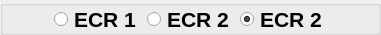
     <widget class="QGroupBox" name="groupBox">
      <property name="sizePolicy">
       <sizepolicy hsizetype="Expanding" vsizetype="Preferred">
        <horstretch>0</horstretch>
        <verstretch>0</verstretch>
       </sizepolicy>
      </property>
      <property name="minimumSize">
       <size>
        <width>0</width>
        <height>35</height>
       </size>
      </property>
      <property name="maximumSize">
       <size>
        <width>16777215</width>
        <height>35</height>
       </size>
      </property>
      <property name="title">
       <string notr="true"/>
      </property>
      <property name="alignment">
       <set>Qt::AlignLeading|Qt::AlignLeft|Qt::AlignTop</set>
      </property>
      <property name="flat">
       <bool>false</bool>
      </property>
      <property name="checkable">
       <bool>false</bool>
      </property>
      <property name="checked">
       <bool>false</bool>
      </property>
      <layout class="QHBoxLayout" name="horizontalLayout">
       <property name="topMargin">
        <number>0</number>
       </property>
       <property name="bottomMargin">
        <number>0</number>
       </property>
       <item>
        <spacer name="horizontalSpacer_2">
         <property name="orientation">
          <enum>Qt::Horizontal</enum>
         </property>
         <property name="sizeHint" stdset="0">
          <size>
           <width>40</width>
           <height>20</height>
          </size>
         </property>
        </spacer>
       </item>
       <item>
        <widget class="QRadioButton" name="settings_0">
         <property name="font">
          <font>
           <pointsize>16</pointsize>
           <weight>75</weight>
           <bold>true</bold>
          </font>
         </property>
         <property name="text">
          <string>ECR 1</string>
         </property>
        </widget>
       </item>
       <item>
        <widget class="QRadioButton" name="settings_1">
         <property name="font">
          <font>
           <pointsize>16</pointsize>
           <weight>75</weight>
           <bold>true</bold>
          </font>
         </property>
         <property name="text">
          <string>ECR 2</string>
         </property>
         <property name="checked">
          <bool>false</bool>
         </property>
        </widget>
       </item>
       <item>
        <widget class="QRadioButton" name="settings_2">
         <property name="font">
          <font>
           <pointsize>16</pointsize>
           <weight>75</weight>
           <bold>true</bold>
          </font>
         </property>
         <property name="text">
          <string>ECR 2</string>
         </property>
         <property name="checked">
          <bool>true</bool>
         </property>
        </widget>
       </item>
       <item>
        <spacer name="horizontalSpacer">
         <property name="orientation">
          <enum>Qt::Horizontal</enum>
         </property>
         <property name="sizeHint" stdset="0">
          <size>
           <width>40</width>
           <height>20</height>
          </size>
         </property>
        </spacer>
       </item>
      </layout>
     </widget>
